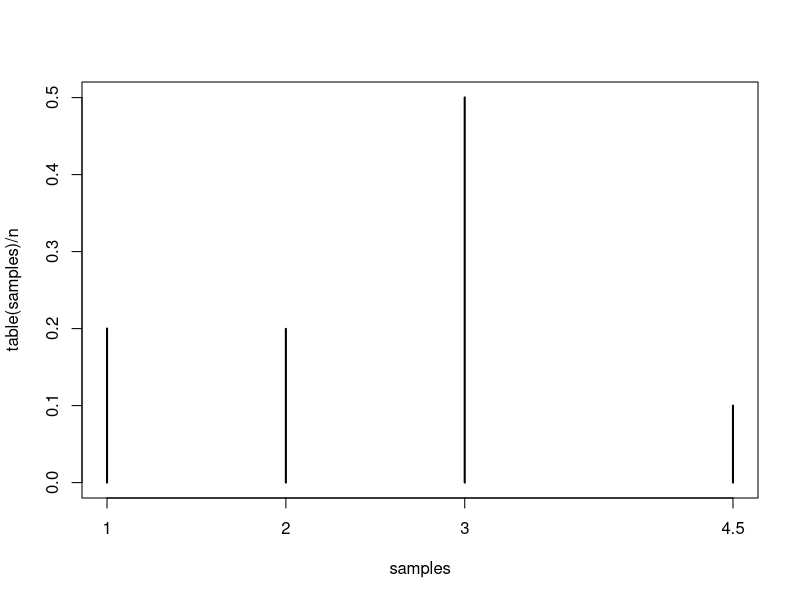
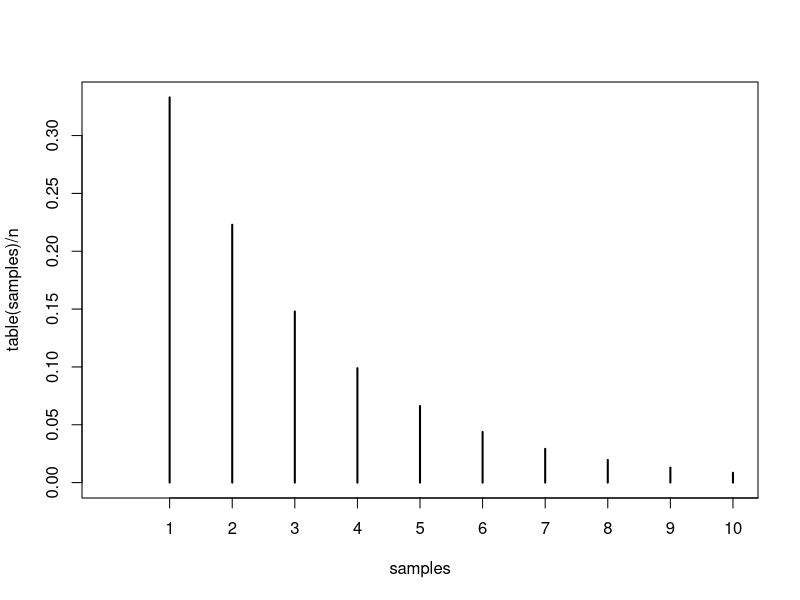
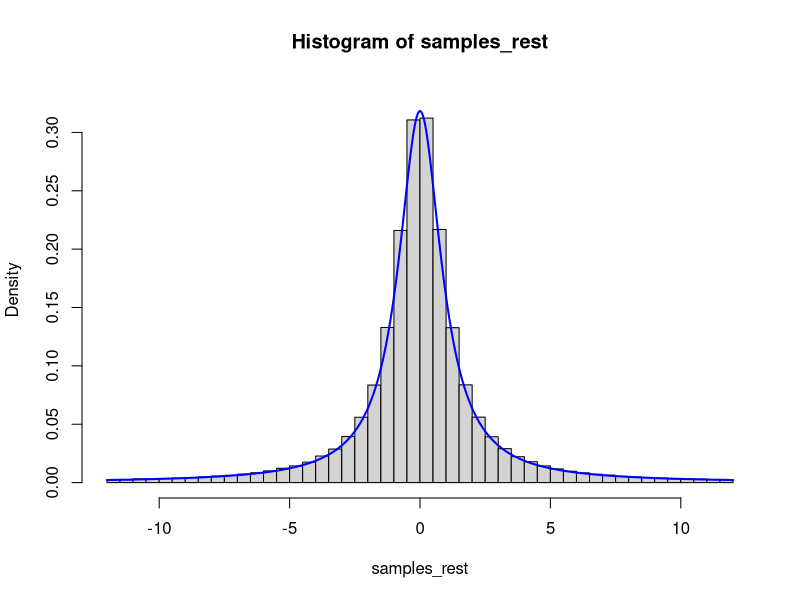

Recreate these plots in R, in order.
## ---- chunk 1
rq1 <- function(n) {
  x <- c(1, 2, 3, 4.5)
  prob <- c(0.2, 0.2, 0.5, 0.1)
  cumprob <- cumsum(prob)
  unif <- runif(n)
  ifelse(unif <= cumprob[1], x[1],
  ifelse(unif <= cumprob[2], x[2],
  ifelse(unif <= cumprob[3], x[3], x[4])))
}
## ---- chunk 2
n <- 1e6
samples <- rq1(n)
plot(table(samples) / n)
## ---- chunk 3
rgeom2 <- function(n, p) {
  unif <- runif(n)
  ceiling(log(unif) / log(1 - p))
}

n <- 1e6
p <- 1/3
samples <- rgeom2(n, p)
plot(table(samples) / n, xlim = c(0, 10))
## ---- chunk 4
true <- (1 - p)^{1:8 - 1} * p
emp <- table(samples)[1:8] / n
round(rbind(true, emp), 4)
## ---- chunk 5
rcauchy2 <- function(n) {
  unif <- runif(n)
  tan(pi * (unif - 1/2))
}
## ---- chunk 6
n <- 1e6
samples <- rcauchy2(n)

samples_rest <- samples[abs(samples) < 12]
hist(samples_rest, probability = TRUE, ylim = c(0, 0.33), breaks = 48)
curve(1 / (pi * (1 + x^2)), add = TRUE, n = 1001, lwd = 2, col = "blue")
